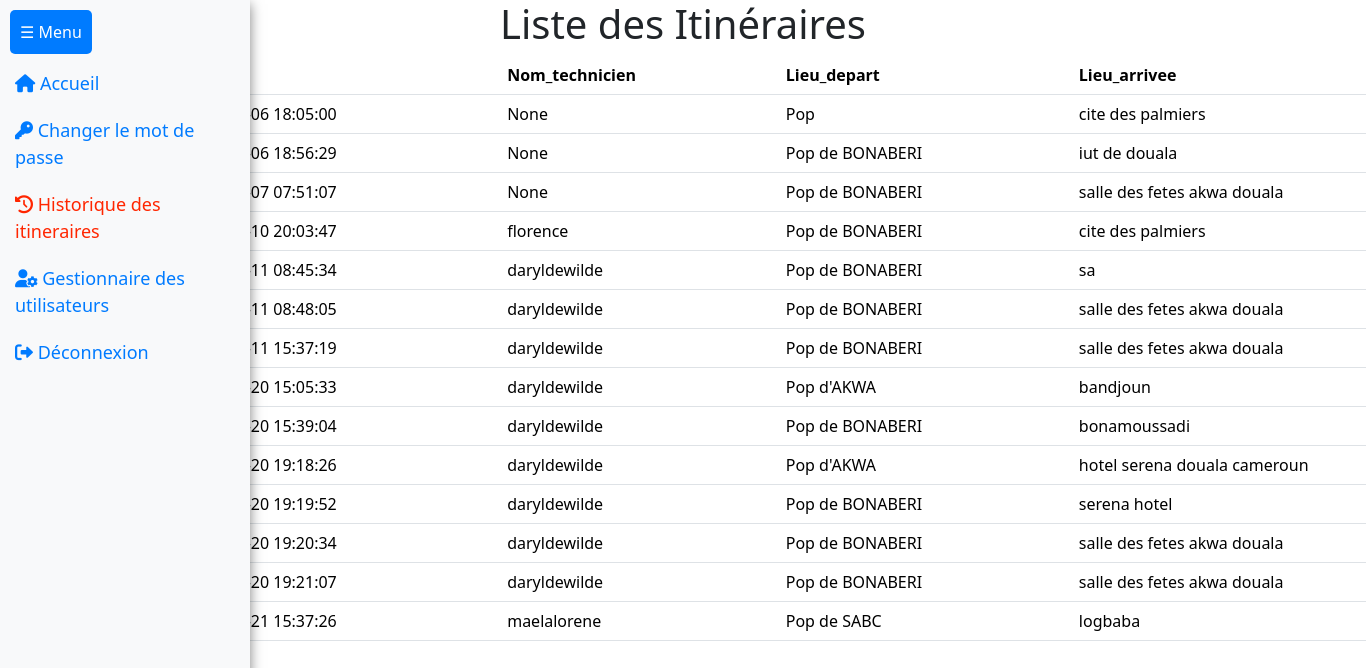
The page /historique (signed in) on the database its author committed.
### tables this page shows
CREATE TABLE "Historique" (
	"id"	INTEGER,
	"Date"	TEXT DEFAULT CURRENT_TIMESTAMP,
	"nom_technicien"	TEXT,
	"LieuD"	TEXT,
	"LieuA"	TEXT,
	PRIMARY KEY("id" AUTOINCREMENT)
);

### app.py (the view)
@app.route('/historique' , methods=['POST', 'GET'])
def historique():
    if session.get('id'):
        if request.method == "GET":
            historiques=db.execute ("SELECT* FROM historique")
            return render_template("historique.html" , historiques=historiques,statut= session.get("statut"))
    else:
        return redirect('/login')

### templates/historique.html (shortened to what this page needs)
{%extends 'structure.html'%}
{% block liens%}
<link rel="stylesheet" href="/static/css/styles.css">
<link href="https://cdn.jsdelivr.net/npm/bootstrap@5.3.3/dist/css/bootstrap.min.css" rel="stylesheet">
<link href="https://cdnjs.cloudflare.com/ajax/libs/font-awesome/6.0.0-beta3/css/all.min.css" rel="stylesheet">
{% endblock liens%}
{% block body %}
<div id="sidebar" class="bg-light">
    <a href="index"><i class="fas fa-home"></i> Accueil</a>
    <a href="/change"><i class="fas fa-key"></i> Changer le mot de passe</a>
    <a href="/historique"class="active"><i class="fa fa-history"></i> Historique des itineraires </a>
    {% if statut == "admin" %}
    <a href="/gestionnaire"><i class="fas fa-user-cog"></i> Gestionnaire des utilisateurs </a>
    {% endif %}
    <a href="#" id="button"><i class="fas fa-sign-out-alt"></i> Déconnexion</a>
</div>
<button id="sidebarToggle">☰ Menu</button>
<h1><center > Liste des Itinéraires</center></h1>
    <table class="table table-hover">
        <thead>
            <tr>
                <th>Date </th>
                <th>Nom_technicien</th>
                <th>Lieu_depart </th>
                <th>Lieu_arrivee</th>
            </tr>
        </thead>
        <tbody>
            {% for historique in historiques %}
            <tr>
                <td>{{ historique['Date'] }}</td>
                <td>{{ historique['nom_technicien'] }}</td>
                <td>{{ historique['LieuD']}}</td>
                <td>{{ historique['LieuA']}}</td>
            </tr>
            {% endfor %}
        </tbody>
</table>
{%endblock body%}

### templates/structure.html (shortened to what this page needs)
<html lang="fr">
<head>
    <link rel="stylesheet" href="https://unpkg.com/leaflet@1.2.0/dist/leaflet.css" />
    <link rel="stylesheet" href="https://unpkg.com/leaflet-routing-machine@latest/dist/leaflet-routing-machine.css" />
    <link rel="stylesheet" href="https://cdnjs.cloudflare.com/ajax/libs/font-awesome/4.7.0/css/font-awesome.min.css">
    <link rel="stylesheet" href="https://www.w3schools.com/icons/icons_reference.asp">
    <link rel="stylesheet" href="https://unpkg.com/leaflet-control-geocoder/dist/Control.Geocoder.css" />
{% block liens%}
{% endblock liens%}
    </head>
    <body>
{% block body%}
{% endblock body%}
</body>
</html>

### static/css/styles.css (style rules this page uses)
body, html { height: 100%; margin: 0; padding: 0; }
#sidebar { height: 100%; width: 250px; position: fixed; top: 0; left: 0; background-color: #f8f9fa; overflow-x: hidden; transition: 0.3s; padding-top: 60px; z-index: 1000; box-shadow: 0 4px 12px rgba(0, 0, 0, 0.5); }
#sidebar .active { padding: 10px 15px; text-decoration: none; font-size: 18px; color: #ff2600; display: block; transition: 0.3s; }
#sidebar a { padding: 10px 15px; text-decoration: none; font-size: 18px; color: #007bff; display: block; transition: 0.3s; }
#sidebarToggle { position: absolute; top: 10px; left: 10px; z-index: 1050; background-color: #007bff; color: white; border: none; border-radius: 5px; padding: 10px; cursor: pointer; }
.table { margin-left: 13% ; width: 60px; }

### rows shown on the page
Historique: Date "2024-06-06 18:05:00", nom_technicien "None", LieuD "Pop", LieuA "cite des palmiers"
Historique: Date "2024-06-06 18:56:29", nom_technicien "None", LieuD "Pop de BONABERI", LieuA "iut de douala"
Historique: Date "2024-06-07 07:51:07", nom_technicien "None", LieuD "Pop de BONABERI", LieuA "salle des fetes akwa douala"
Historique: Date "2024-06-10 20:03:47", nom_technicien "florence", LieuD "Pop de BONABERI", LieuA "cite des palmiers"
Historique: Date "2024-06-11 08:45:34", nom_technicien "daryldewilde", LieuD "Pop de BONABERI", LieuA "sa"
Historique: Date "2024-06-11 08:48:05", nom_technicien "daryldewilde", LieuD "Pop de BONABERI", LieuA "salle des fetes akwa douala"
Historique: Date "2024-06-11 15:37:19", nom_technicien "daryldewilde", LieuD "Pop de BONABERI", LieuA "salle des fetes akwa douala"
Historique: Date "2024-06-20 15:05:33", nom_technicien "daryldewilde", LieuD "Pop d'AKWA", LieuA "bandjoun"
Historique: Date "2024-06-20 15:39:04", nom_technicien "daryldewilde", LieuD "Pop de BONABERI", LieuA "bonamoussadi"
Historique: Date "2024-06-20 19:18:26", nom_technicien "daryldewilde", LieuD "Pop d'AKWA", LieuA "hotel serena douala cameroun"
Historique: Date "2024-06-20 19:19:52", nom_technicien "daryldewilde", LieuD "Pop de BONABERI", LieuA "serena hotel"
Historique: Date "2024-06-20 19:20:34", nom_technicien "daryldewilde", LieuD "Pop de BONABERI", LieuA "salle des fetes akwa douala"
Historique: Date "2024-06-20 19:21:07", nom_technicien "daryldewilde", LieuD "Pop de BONABERI", LieuA "salle des fetes akwa douala"
Historique: Date "2024-06-21 15:37:26", nom_technicien "maelalorene", LieuD "Pop de SABC", LieuA "logbaba"
